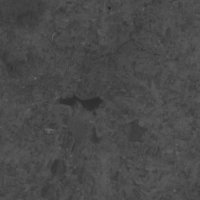
#> input picture set11.tif, 200 x 200 px
$ jupyter execute --allow-errors 'Change detection.ipynb'
#> lines starting #> are read from the running program, lines starting #| are printed output that depends on the picture
# CHANGE DETECTION
### Change detection is considered as a challenging issue in the field of satellite image processing due to the presence of significant intensity differences between the input images. Although a variety of algorithms have been proposed in recent time to detect the changes in remote sensing optical images, most of them suffer from handling large intensity variations of the images. In this paper, an unsupervised change detection method is proposed which uses image local self-similarity information to take care of large intensity variations of the input images. Initially, feature vectors are constructed for each of the pixels of the input images using local self-similarity information of images. Then, binary feature vectors are created from these feature vectors using a thresholding criterion. Finally, these binary feature vectors of the corresponding locations of the images are utilized to identify the changed and unchanged pixels. Experiments on different sets of optical satellite images show the effectiveness of the proposed method.

[cell 1]
#Importing modules:-
import cv2
import numpy as np
import matplotlib.pyplot as plt
from PIL import Image as imm

[cell 2]
# calculating the difference pixel for each image
def diff1(i,j,k,l):
    global sum1
    for p in range(-1,2):
        for q in range(-1,2):
            sum1=sum1+(int(image[i+p][j+q])-int(image[k+p][l+q]))**2
    sum1=2.72**(0-sum1)

def diff2(i,j,k,l):
    global sum1

    for p in range(-1,2):
        for q in range(-1,2):
            sum1+=(int(image2[i+p][j+q])-int(image2[k+p][l+q]))**2
    sum1=2.72**(0-sum1)

[cell 3]
# appending the difference pixel in array
def fun(i,j):
    m=0
    for k in range(-2,3):
        for l in range(-2,3):
            global sum1
            sum1=0
            diff1(i,j,i+k,j+l)
            Th.append(sum1)
            if(sum1!=0):
                m=m+1
            sum1=0
            diff2(i,j,i+k,j+l)
            Th2.append(sum1)
            if(sum1!=0):
                m=m+1

#> (a cell that did not finish here is left out)

[cell 5]
#reading the image
im = cv2.imread("set11.tif",0)
#> im is the input picture: shape (200, 200); min 35, max 109, mean 73.8
im2 = cv2.imread("set12.tif",0)
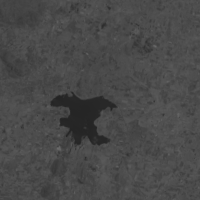
#> input picture set12.tif, 200 x 200 px
#> im2 is the input picture: shape (200, 200); min 36, max 106, mean 73

[cell 6]
#padding of image
image = cv2.copyMakeBorder(im, 3, 3, 3, 3, cv2.BORDER_CONSTANT)
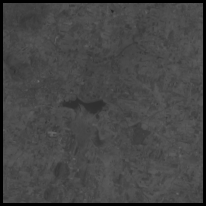
#> image: shape (206, 206); min 0, max 109, mean 69.5
image2 = cv2.copyMakeBorder(im2, 3, 3, 3, 3, cv2.BORDER_CONSTANT)
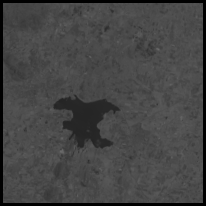
#> image2: shape (206, 206); min 0, max 106, mean 68.8
r=image.shape[0]
#> r = 206
c=image.shape[1]
#> c = 206
